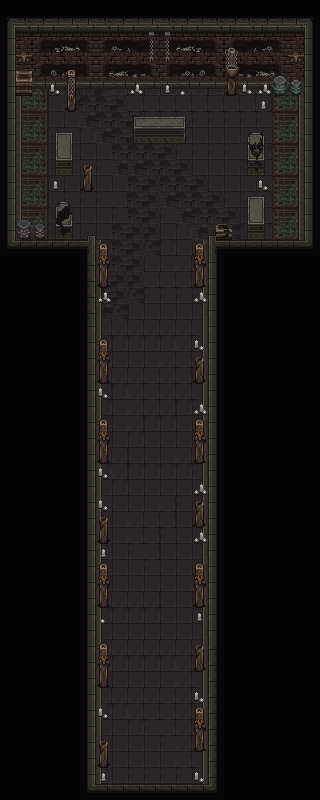

The image is a tile-based game level rendered from a .tmx file. Its description and source (layers, tilesets, objects; grid data summarised) follow:
An orthogonal 20x50 tile map with 16x16 px tiles, 4 tile layers (floor, Walls, Floor decor, Wall decor), 2 tilesets and 35 objects.

<map version="1.10" tiledversion="1.11.2" orientation="orthogonal" renderorder="right-down" width="20" height="50" tilewidth="16" tileheight="16" infinite="0" nextlayerid="25" nextobjectid="182">
 <tileset firstgid="1" source="Dungeon/Dungeon.tsx" />
 <tileset firstgid="2561" source="Dungeon/decor.tsx" />
 <layer id="20" name="floor" width="20" height="50">
  <data>[1000 cells, 982 non-empty, 21 distinct tile ids]</data>
 </layer>
 <layer id="21" name="Walls" width="20" height="50">
  <data>[1000 cells, 294 non-empty, 84 distinct tile ids]</data>
 </layer>
 <layer id="22" name="Floor decor" width="20" height="50">
  <data>[1000 cells, 115 non-empty, 52 distinct tile ids]</data>
 </layer>
 <objectgroup id="24" name="Collision">
  <object id="147" x="88" y="783.5" width="129" height="8.5" />
  <object id="148" x="86.5" y="235.5" width="14" height="258" />
  <object id="149" x="85.5" y="492.5" width="15" height="298.5" />
  <object id="150" x="101" y="742" width="6" height="26" />
  <object id="151" x="202.5" y="493.5" width="14.5" height="291.5" />
  <object id="152" x="195.5" y="707" width="7" height="45" />
  <object id="153" x="195.5" y="644" width="6.5" height="26" />
  <object id="154" x="100.5" y="643" width="7.5" height="45" />
  <object id="155" x="99.5" y="564" width="8" height="42" />
  <object id="156" x="196" y="564.5" width="7.5" height="42.5" />
  <object id="157" x="197.5" y="501" width="5.5" height="27" />
  <object id="158" x="100.5" y="516" width="6" height="26.5" />
  <object id="159" x="100" y="418" width="7.5" height="45.5" />
  <object id="160" x="195" y="420.5" width="9.5" height="43.5" />
  <object id="161" x="195.5" y="357" width="6.5" height="26.5" />
  <object id="162" x="100.5" y="340" width="7.5" height="44.5" />
  <object id="163" x="100" y="243.5" width="7" height="43.5" />
  <object id="164" x="196.5" y="242" width="6" height="44.5" />
  <object id="165" x="202.5" y="237.5" width="13" height="257.5" />
  <object id="166" x="216.5" y="239.5" width="95.5" height="8" />
  <object id="167" x="215.5" y="223.5" width="17.5" height="15" />
  <object id="168" x="247.5" y="196.5" width="18" height="43" />
  <object id="169" x="247.5" y="132.5" width="16.5" height="42" />
  <object id="170" x="300.5" y="18" width="13" height="219.5" />
  <object id="171" x="8.5" y="18" width="304.5" height="70" />
  <object id="172" x="8" y="87.5" width="11" height="158" />
  <object id="173" x="19.5" y="220.5" width="10.5" height="18.5" />
  <object id="174" x="19.5" y="240.5" width="66.5" height="7" />
  <object id="175" x="36.5" y="223.5" width="7" height="14.5" />
  <object id="176" x="55.5" y="201" width="16" height="39" />
  <object id="177" x="84.5" y="164.5" width="6.5" height="26" />
  <object id="178" x="55.5" y="133" width="16.5" height="41" />
  <object id="179" x="133" y="117" width="51.5" height="26.5" />
  <object id="180" x="227.5" y="86" width="8.5" height="9" />
  <object id="181" x="67.5" y="88.5" width="8" height="21.5" />
 </objectgroup>
 <layer id="23" name="Wall decor" width="20" height="50">
  <data>[1000 cells, 6 non-empty, 3 distinct tile ids]</data>
 </layer>
</map>